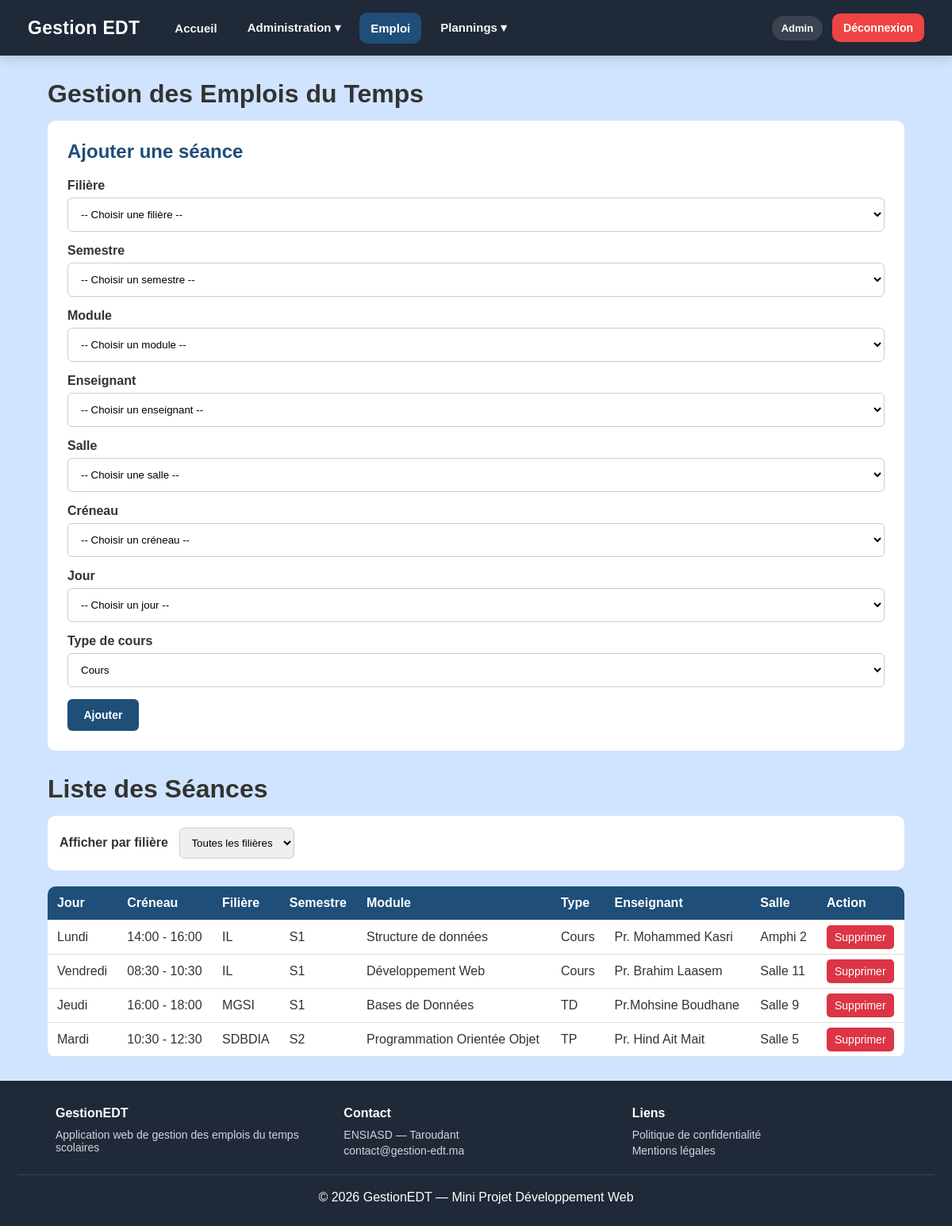
Page /pages/emploi.php (signed in) on the committed database.
### tables this page shows
CREATE TABLE `emplois` (
  `id` int(11) NOT NULL,
  `filiere_id` int(11) DEFAULT NULL,
  `semestre_id` int(11) DEFAULT NULL,
  `module_id` int(11) DEFAULT NULL,
  `enseignant_id` int(11) DEFAULT NULL,
  `salle_id` int(11) DEFAULT NULL,
  `creneau_id` int(11) DEFAULT NULL,
  `jour` enum('Lundi','Mardi','Mercredi','Jeudi','Vendredi','Samedi') NOT NULL,
  `type_cours` enum('Cours','TD','TP') DEFAULT 'Cours',
  `created_at` timestamp NULL DEFAULT current_timestamp()
);

CREATE TABLE `creneaux` (
  `id` int(11) NOT NULL,
  `heure_debut` time NOT NULL,
  `heure_fin` time NOT NULL
);

CREATE TABLE `filieres` (
  `id` int(11) NOT NULL,
  `nom` varchar(100) NOT NULL,
  `description` text DEFAULT NULL
);

CREATE TABLE `semestres` (
  `id` int(11) NOT NULL,
  `nom` varchar(50) NOT NULL
);

CREATE TABLE `modules` (
  `id` int(11) NOT NULL,
  `nom` varchar(100) NOT NULL,
  `code_module` varchar(30) DEFAULT NULL,
  `description` text DEFAULT NULL
);

CREATE TABLE `enseignants` (
  `id` int(11) NOT NULL,
  `nom` varchar(100) NOT NULL,
  `email` varchar(100) DEFAULT NULL,
  `telephone` varchar(20) DEFAULT NULL
);

CREATE TABLE `salles` (
  `id` int(11) NOT NULL,
  `nom` varchar(100) NOT NULL,
  `capacite` int(11) DEFAULT 30,
  `type_salle` enum('Salle normale','Salle TP','Amphi') DEFAULT 'Salle normale'
);

### pages/emploi.php (the view, shortened to what this page needs)
<?php
require_once "../config.php";
$selected_filiere = $_GET['filiere'] ?? "";
$sql = "
    SELECT e.*,
           f.nom AS filiere,
           sem.nom AS semestre,
           m.nom AS module,
           ens.nom AS enseignant,
           s.nom AS salle,
           c.heure_debut,
           c.heure_fin
    FROM emplois e
    LEFT JOIN filieres f ON e.filiere_id = f.id
    LEFT JOIN semestres sem ON e.semestre_id = sem.id
    LEFT JOIN modules m ON e.module_id = m.id
    LEFT JOIN enseignants ens ON e.enseignant_id = ens.id
    LEFT JOIN salles s ON e.salle_id = s.id
    LEFT JOIN creneaux c ON e.creneau_id = c.id
";
$sql .= "
    ORDER BY
        f.nom ASC,
        FIELD(e.jour, 'Lundi', 'Mardi', 'Mercredi', 'Jeudi', 'Vendredi', 'Samedi'),
        c.heure_debut ASC
";
$stmt = $PDO->prepare($sql);
if (!empty($selected_filiere)) {
    $stmt->execute([
        'filiere_id' => $selected_filiere
    ]);
} else {
    $stmt->execute();
}
$emplois = $stmt->fetchAll(PDO::FETCH_ASSOC);
?>
<!DOCTYPE html>
<html lang="fr">
<head>
    <link rel="stylesheet" href="../css/style.css">
</head>
<body>
<?php require_once "../includes/navbar.php"; ?>
<div class="container">
    <h1>Gestion des Emplois du Temps</h1>
    <div class="form-box">
        <h2>Ajouter une séance</h2>
        <form method="POST">
            <label>Filière</label>
            <select name="filiere_id" required>
                <option value="">-- Choisir une filière --</option>
            </select>
            <label>Semestre</label>
            <select name="semestre_id" required>
                <option value="">-- Choisir un semestre --</option>
            </select>
            <label>Module</label>
            <select name="module_id" required>
                <option value="">-- Choisir un module --</option>
            </select>
            <label>Enseignant</label>
            <select name="enseignant_id" required>
                <option value="">-- Choisir un enseignant --</option>
            </select>
            <label>Salle</label>
            <select name="salle_id" required>
                <option value="">-- Choisir une salle --</option>
            </select>
            <label>Créneau</label>
            <select name="creneau_id" required>
                <option value="">-- Choisir un créneau --</option>
            </select>
            <label>Jour</label>
            <select name="jour" required>
                <option value="">-- Choisir un jour --</option>
            </select>
            <label>Type de cours</label>
            <select name="type_cours" required>
                <option value="Cours">Cours</option>
            </select>
            <button type="submit" name="ajouter" class="btn-form btn-save">Ajouter</button>
        </form>
    </div>
    <h1>Liste des Séances</h1>
    <form method="GET" class="filter-box">
        <label>Afficher par filière</label>
        <select name="filiere" onchange="this.form.submit()">
            <option value="">Toutes les filières</option>
        </select>
    </form>
    <table>
        <thead>
            <tr>
                <th>Jour</th>
                <th>Créneau</th>
                <th>Filière</th>
                <th>Semestre</th>
                <th>Module</th>
                <th>Type</th>
                <th>Enseignant</th>
                <th>Salle</th>
                <th>Action</th>
            </tr>
        </thead>
        <tbody>
            <?php if (count($emplois) > 0): ?>
                <?php foreach ($emplois as $emploi): ?>
                    <tr>
                        <td><?= htmlspecialchars($emploi['jour']) ?></td>
                        <td>
                            <?php if (!empty($emploi['heure_debut']) && !empty($emploi['heure_fin'])): ?>
                                <?= htmlspecialchars(substr($emploi['heure_debut'], 0, 5)) ?>
                                -
                                <?= htmlspecialchars(substr($emploi['heure_fin'], 0, 5)) ?>
                            <?php else: ?>
                                -
                            <?php endif; ?>
                        </td>
                        <td><?= htmlspecialchars($emploi['filiere'] ?? '-') ?></td>
                        <td><?= htmlspecialchars($emploi['semestre'] ?? '-') ?></td>
                        <td><?= htmlspecialchars($emploi['module'] ?? '-') ?></td>
                        <td><?= htmlspecialchars($emploi['type_cours'] ?? '-') ?></td>
                        <td><?= htmlspecialchars($emploi['enseignant'] ?? '-') ?></td>
                        <td><?= htmlspecialchars($emploi['salle'] ?? '-') ?></td>
                        <td>
                            <a class="btn-delete"
                               href="emploi.php?delete=<?= $emploi['id'] ?>"
                               onclick="return confirm('Voulez-vous vraiment supprimer cette séance ?');">
                               Supprimer
                            </a>
                        </td>
                    </tr>
                <?php endforeach; ?>
            <?php endif; ?>
        </tbody>
    </table>
</div>
<?php require_once "../includes/footer.php"; ?>
</body>
</html>

### includes/navbar.php (shortened to what this page needs)
<?php
$current_page = basename($_SERVER['PHP_SELF']);
$role = $_SESSION['role'] ?? '';
function isActive($page, $current_page) {
    return $page === $current_page ? 'active' : '';
}
function isGroupActive($pages, $current_page) {
    return in_array($current_page, $pages) ? 'active' : '';
}
?>
<nav class="main-navbar no-print">
    <div class="nav-logo">
        <a href="dashboard.php">Gestion EDT</a>
    </div>
    <div class="nav-menu">
        <a href="dashboard.php" class="nav-item <?= isActive('dashboard.php', $current_page) ?>">
            Accueil
        </a>
        <?php if ($role === 'admin'): ?>
            <div class="nav-dropdown">
                <button class="nav-item dropdown-btn <?= isGroupActive(
                    ['filieres.php', 'semestres.php', 'enseignants.php', 'salles.php', 'modules.php', 'creneaux.php'],
                    $current_page
                ) ?>">
                    Administration ▾
                </button>
            </div>
            <a href="emploi.php" class="nav-item <?= isActive('emploi.php', $current_page) ?>">
                Emploi
            </a>
            <div class="nav-dropdown">
                <button class="nav-item dropdown-btn <?= isGroupActive(
                    ['planning_etudiant.php', 'planning_enseignant.php'],
                    $current_page
                ) ?>">
                    Plannings ▾
                </button>
            </div>
        <?php endif; ?>
    </div>
    <div class="nav-right">
        <span class="nav-role"><?= htmlspecialchars($role) ?></span>
        <a href="logout.php" class="logout-btn">Déconnexion</a>
    </div>
</nav>

### includes/footer.php (shortened to what this page needs)
<footer class="landing-footer">
    <div class="footer-grid">
        <div class="footer-col">
            <strong>GestionEDT</strong>
            <p>Application web de gestion des emplois du temps scolaires</p>
        </div>
        <div class="footer-col">
            <strong>Contact</strong>
            <p>ENSIASD — Taroudant</p>
            <p>contact@gestion-edt.ma</p>
        </div>
        <div class="footer-col">
            <strong>Liens</strong>
            <p><a href="<?= (basename($_SERVER['PHP_SELF']) === 'index.php') ? '#politique' : '../index.php#politique' ?>">Politique de confidentialité</a></p>
            <p><a href="<?= (basename($_SERVER['PHP_SELF']) === 'index.php') ? '#politique' : '../index.php#politique' ?>">Mentions légales</a></p>
        </div>
    </div>
    <div class="footer-bottom">
        <p>© 2026 GestionEDT — Mini Projet Développement Web</p>
    </div>
</footer>

### css/style.css (style rules this page uses)
* { margin: 0; padding: 0; box-sizing: border-box; }
body { font-family: 'Trebuchet MS', 'Lucida Sans Unicode', 'Lucida Grande', 'Lucida Sans', Arial, sans-serif; background: #d1e4ff; color: #333; }
.container { width: 90%; margin: 30px auto; }
.form-box { background: white; padding: 25px; border-radius: 10px; margin-bottom: 30px; }
.form-box h2 { margin-bottom: 20px; color: #1f4e79; }
.form-box label { display: block; margin-bottom: 6px; font-weight: bold; }
.form-box button { background-color: #1f4e79; width: 90px; height: 40px; padding: 0; border-radius: 6px; font-size: 14px; font-weight: bold; text-align: center; text-decoration: none; border: none; cursor: pointer; color: white; display: flex; align-items: center; justify-content: center; }
.container h1 { margin-bottom: 15px; }
table { width: 100%; border-collapse: collapse; background: white; border-radius: 10px; overflow: hidden; }
th { background: #1f4e79; color: white; }
td, th { padding: 12px; border-bottom: 1px solid #ddd; text-align: left; }
.btn-edit, .btn-delete, .btn-cancel { padding: 7px 10px; border-radius: 5px; text-decoration: none; color: white; font-size: 14px; }
.btn-delete { background: #dc3545; }
.form-box select { width: 100%; padding: 12px; margin-bottom: 15px; border: 1px solid #ccc; border-radius: 6px; background: white; }
.filter-box { background: white; padding: 15px; border-radius: 10px; margin-bottom: 20px; }
.filter-box label { font-weight: bold; margin-right: 10px; }
.filter-box select { padding: 10px; border: 1px solid #ccc; border-radius: 6px; }
.main-navbar { background: #1f2937; color: white; min-height: 70px; padding: 0 35px; display: flex; align-items: center; gap: 30px; box-shadow: 0 4px 14px rgba(0, 0, 0, 0.15); position: sticky; top: 0; z-index: 1000; }
.nav-logo a { color: white; text-decoration: none; font-size: 23px; font-weight: 800; letter-spacing: 0.3px; white-space: nowrap; }
.nav-menu { display: flex; align-items: center; gap: 10px; flex: 1; }
.nav-item, .dropdown-btn { color: #f3f4f6; background: transparent; border: none; text-decoration: none; font-size: 15px; font-weight: 700; padding: 11px 14px; border-radius: 10px; cursor: pointer; transition: 0.2s ease; font-family: inherit; }
.nav-item.active, .dropdown-btn.active { background: #1f4e79; color: white; }
.nav-dropdown { position: relative; }
.nav-right { display: flex; align-items: center; gap: 12px; }
.nav-role { background: rgba(255, 255, 255, 0.12); padding: 8px 12px; border-radius: 20px; font-size: 13px; font-weight: bold; text-transform: capitalize; }
.logout-btn { background: #ef4444; color: white; text-decoration: none; padding: 10px 14px; border-radius: 10px; font-size: 14px; font-weight: 800; transition: 0.2s ease; white-space: nowrap; }
.landing-footer { background: #1f2937; color: white; text-align: center; padding: 22px; }
.landing-footer p { margin: 5px 0; }
.landing-footer .footer-grid { display: grid; grid-template-columns: repeat(3, 1fr); gap: 30px; max-width: 1100px; margin: 0 auto 18px; padding: 10px 20px 0; text-align: left; }
.landing-footer .footer-col strong { display: block; color: white; font-size: 16px; margin-bottom: 10px; }
.landing-footer .footer-col p { color: #d1d5db; font-size: 14px; margin: 4px 0; }
.landing-footer .footer-col a { color: #d1d5db; text-decoration: none; }
.landing-footer .footer-bottom { border-top: 1px solid rgba(255, 255, 255, 0.12); padding-top: 14px; margin-top: 8px; }
html, body { min-height: 100vh; }
body { display: flex; flex-direction: column; }
body > .container, body > div.container { flex: 1; }

### rows in the picture
emplois: jour "Lundi", creneau.heure_debut "14:00", creneau.heure_fin "16:00", filiere.nom "IL", semestre.nom "S1", module.nom "Structure de données", type_cours "Cours", enseignant.nom "Pr. Mohammed Kasri", salle.nom "Amphi 2"
emplois: jour "Vendredi", creneau.heure_debut "08:30", creneau.heure_fin "10:30", filiere.nom "IL", semestre.nom "S1", module.nom "Développement Web", type_cours "Cours", enseignant.nom "Pr. Brahim Laasem", salle.nom "Salle 11"
emplois: jour "Jeudi", creneau.heure_debut "16:00", creneau.heure_fin "18:00", filiere.nom "MGSI", semestre.nom "S1", module.nom "Bases de Données", type_cours "TD", enseignant.nom "Pr.Mohsine Boudhane", salle.nom "Salle 9"
emplois: jour "Mardi", creneau.heure_debut "10:30", creneau.heure_fin "12:30", filiere.nom "SDBDIA", semestre.nom "S2", module.nom "Programmation Orientée Objet", type_cours "TP", enseignant.nom "Pr. Hind Ait Mait", salle.nom "Salle 5"

### other values in the picture
$role "Admin"
